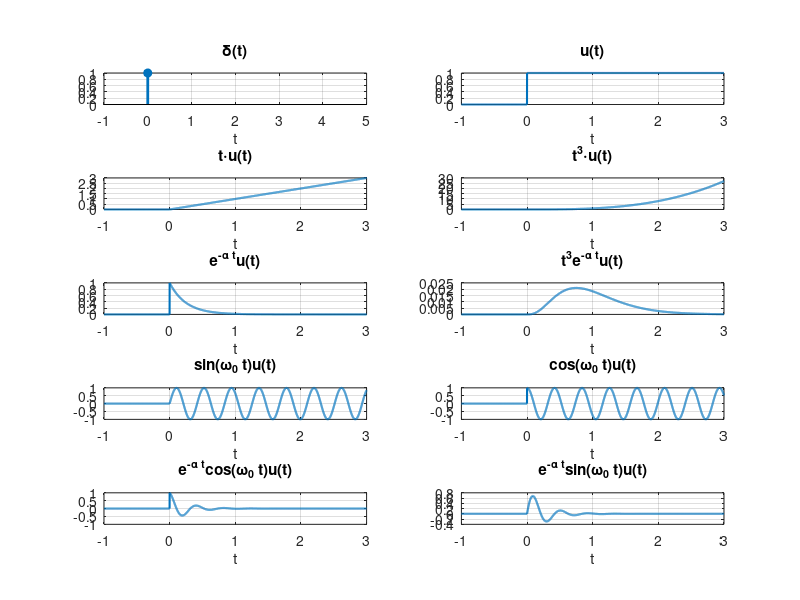

Reproduce this figure in MATLAB.
clear; clc; close all;
n0 = 1;
alpha0 = 2;
omega0 = 3;
n = 3*n0;
alpha = 2*alpha0;
omega = 5*omega0;
t = -1:0.001:3;
u = double(t>=0);
x = cell(1,10);
x{2} = u;
x{3} = t.*u;
x{4} = t.^n.*u;
x{5} = exp(-alpha*t).*u;
x{6} = t.^n.*exp(-alpha*t).*u;
x{7} = sin(omega*t).*u;
x{8} = cos(omega*t).*u;
x{9} = exp(-alpha*t).*cos(omega*t).*u;
x{10}= exp(-alpha*t).*sin(omega*t).*u;
names = {'\delta(t)','u(t)','t\cdotu(t)', ...
    sprintf('t^{%d}\\cdotu(t)', n),'e^{-\alpha t}u(t)', ...
    sprintf('t^{%d}e^{-\\alpha t}u(t)', n), ...
    'sin(\omega_0 t)u(t)','cos(\omega_0 t)u(t)', ...
    'e^{-\alpha t}cos(\omega_0 t)u(t)', ...
    'e^{-\alpha t}sin(\omega_0 t)u(t)'};
figure('Name','laplace table signal','Position',[100 50 900 850]);
subplot(5,2,1);
stem(0,1,'filled','LineWidth', 2);
title(names{1});
xlim([-1 5]); xlabel('t'); grid on;
for k = 2:10
    subplot(5,2,k);
    plot(t,x{k},'linewidth', 1.5);
    title(names{k}); xlabel('t'); grid on;
end
